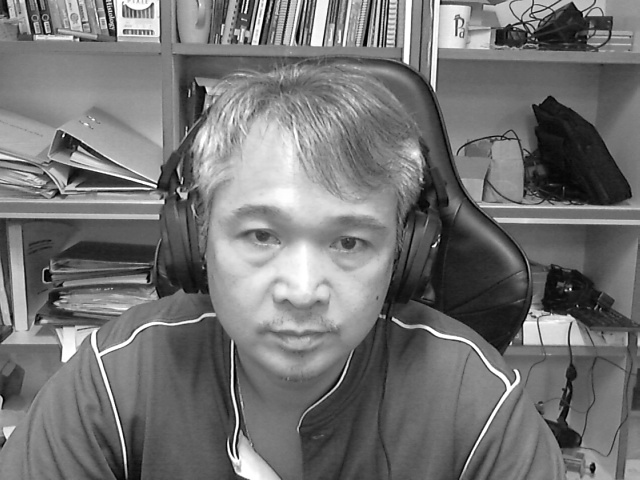
#> input picture term2_2/image_test/for average background subtraction/ajboy.jpg, 640 x 480 px, found by its file name
$ python cH_12.py
#> lines starting #> are read from the running program, lines starting #| are printed output that depends on the picture
import numpy as np
import cv2
import math
import matplotlib.pyplot as plt

# โหลดภาพ
image = cv2.imread("image_test\\for average background subtraction\\ajboy.jpg", 0)
#> image is the input picture: shape (480, 640); min 0, max 255, mean 115.6
rows, cols = image.shape[:2]
#> rows = 480; cols = 640

# จุดเริ่มต้นในโฮโมจินิอุสคอร์ดิเนต (x, y, 1)
nowPos = np.float32([5, 5, 1])
print("Now Position (Initial):")
print(nowPos)

# การตั้งค่ามุมหมุน
degree = 45
rad = math.radians(degree)

# คำนวณค่า cosine และ sine ของมุม
cosT = math.cos(rad)
sinT = math.sin(rad)

tMatrix = np.array([
    [cosT, -1 * sinT, 0],
    [sinT, cosT, 0],
    [0, 0, 1]
], dtype=np.float32)


print("\nTransformation Matrix (Rotation):")
print(tMatrix)

# คำนวณจุดใหม่ด้วยการคูณเมทริกซ์
newPos = np.dot(tMatrix, nowPos)
newPos = np.round(newPos, 0)  # ปัดค่าทศนิยมให้เป็นค่าจำนวนเต็ม
print("\nNew Position After Transformation:")
print(newPos)
# Rotation เท่านั้น
rotation_affine = tMatrix[:2, :]  # ตัดมาเฉพาะ 2x3
rotated_image = cv2.warpAffine(image, rotation_affine, (cols, rows))
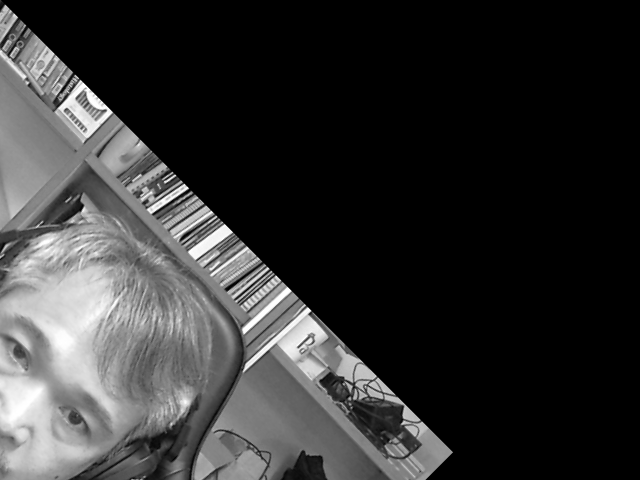
#> rotated_image: shape (480, 640); min 0, max 255, mean 50.5
cv2.imshow('Rotated Image', rotated_image)
cv2.waitKey(0)
cv2.destroyAllWindows()

$ run again, with term2_2/image_test/for average background subtraction/0.jpg copied over term2_2/image_test/for average background subtraction/ajboy.jpg
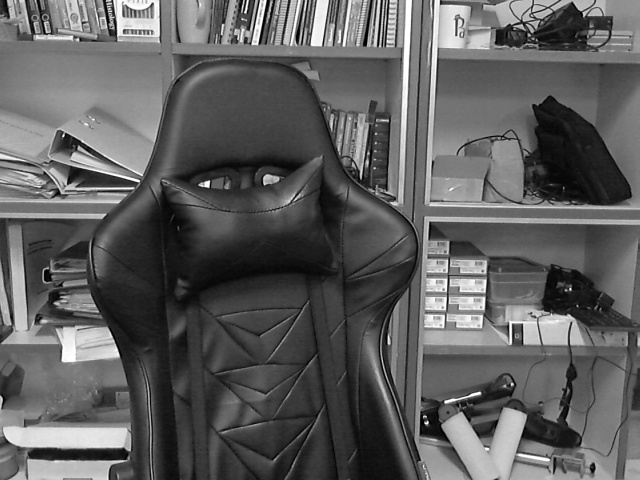
#> input picture term2_2/image_test/for average background subtraction/0.jpg, 640 x 480 px, found by its file name
#> image is the input picture: shape (480, 640); min 0, max 255, mean 94.2
#> `rotated_image = cv2.warpAffine(image, rotation_affine, (cols, rows))`:
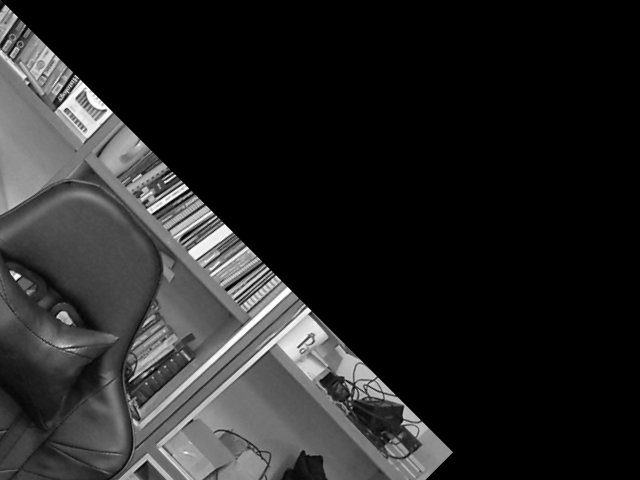
#> rotated_image: shape (480, 640); min 0, max 255, mean 37.6
